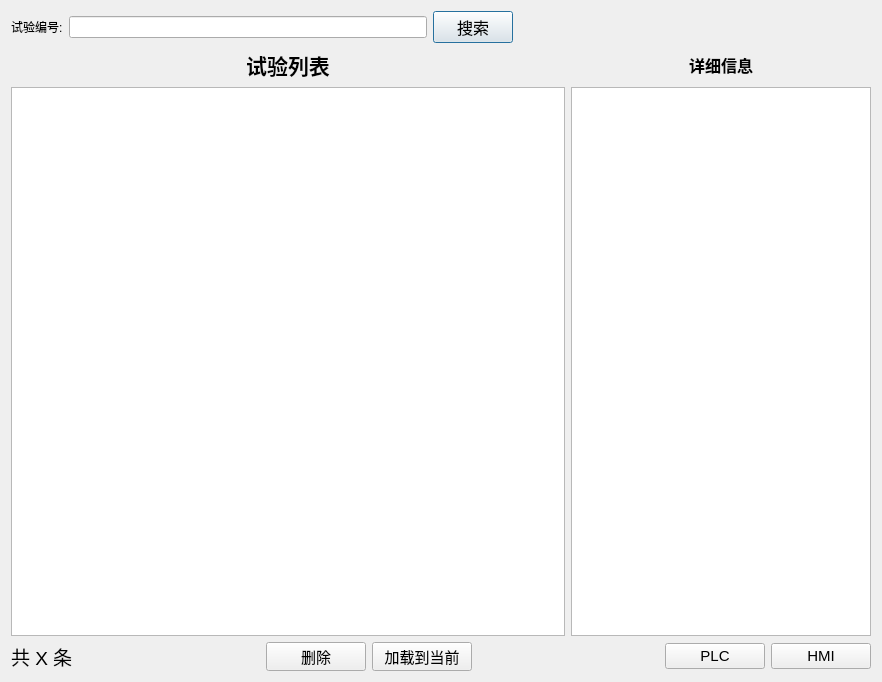
<?xml version="1.0" encoding="UTF-8"?>
<ui version="4.0">
 <class>BrowseExperimentDialog</class>
 <widget class="QDialog" name="BrowseExperimentDialog">
  <property name="geometry">
   <rect>
    <x>0</x>
    <y>0</y>
    <width>882</width>
    <height>682</height>
   </rect>
  </property>
  <property name="windowTitle">
   <string>浏览试验</string>
  </property>
  <property name="windowIcon">
   <iconset resource="../Images/image.qrc">
    <normaloff>:/images/images/screen.png</normaloff>:/images/images/screen.png</iconset>
  </property>
  <layout class="QHBoxLayout" name="horizontalLayout_3">
   <item>
    <layout class="QVBoxLayout" name="verticalLayout">
     <item>
      <layout class="QHBoxLayout" name="horizontalLayout">
       <item>
        <widget class="QLabel" name="label">
         <property name="text">
          <string>试验编号:</string>
         </property>
        </widget>
       </item>
       <item>
        <widget class="QLineEdit" name="lineEdit"/>
       </item>
       <item>
        <widget class="QPushButton" name="pushButton">
         <property name="minimumSize">
          <size>
           <width>80</width>
           <height>23</height>
          </size>
         </property>
         <property name="font">
          <font>
           <pointsize>12</pointsize>
          </font>
         </property>
         <property name="text">
          <string>搜索</string>
         </property>
        </widget>
       </item>
       <item>
        <spacer name="horizontalSpacer_3">
         <property name="orientation">
          <enum>Qt::Horizontal</enum>
         </property>
         <property name="sizeHint" stdset="0">
          <size>
           <width>40</width>
           <height>20</height>
          </size>
         </property>
        </spacer>
       </item>
      </layout>
     </item>
     <item>
      <layout class="QGridLayout" name="gridLayout">
       <item row="0" column="0">
        <widget class="QLabel" name="label_2">
         <property name="font">
          <font>
           <pointsize>16</pointsize>
           <bold>true</bold>
          </font>
         </property>
         <property name="text">
          <string>&lt;html&gt;&lt;head/&gt;&lt;body&gt;&lt;p align=&quot;center&quot;&gt;试验列表&lt;/p&gt;&lt;/body&gt;&lt;/html&gt;</string>
         </property>
        </widget>
       </item>
       <item row="0" column="1">
        <widget class="QLabel" name="label_3">
         <property name="font">
          <font>
           <pointsize>12</pointsize>
           <bold>true</bold>
          </font>
         </property>
         <property name="text">
          <string>&lt;html&gt;&lt;head/&gt;&lt;body&gt;&lt;p align=&quot;center&quot;&gt;详细信息&lt;/p&gt;&lt;/body&gt;&lt;/html&gt;</string>
         </property>
        </widget>
       </item>
       <item row="1" column="0">
        <widget class="QTableView" name="tableView">
         <property name="minimumSize">
          <size>
           <width>500</width>
           <height>0</height>
          </size>
         </property>
        </widget>
       </item>
       <item row="1" column="1">
        <widget class="QTableView" name="tableView_2">
         <property name="minimumSize">
          <size>
           <width>300</width>
           <height>0</height>
          </size>
         </property>
         <property name="maximumSize">
          <size>
           <width>300</width>
           <height>16777215</height>
          </size>
         </property>
        </widget>
       </item>
      </layout>
     </item>
     <item>
      <layout class="QHBoxLayout" name="horizontalLayout_2">
       <item>
        <widget class="QLabel" name="label_4">
         <property name="font">
          <font>
           <pointsize>14</pointsize>
          </font>
         </property>
         <property name="text">
          <string>共 X 条</string>
         </property>
        </widget>
       </item>
       <item>
        <spacer name="horizontalSpacer_2">
         <property name="orientation">
          <enum>Qt::Horizontal</enum>
         </property>
         <property name="sizeHint" stdset="0">
          <size>
           <width>40</width>
           <height>20</height>
          </size>
         </property>
        </spacer>
       </item>
       <item>
        <widget class="QPushButton" name="pushButton_3">
         <property name="minimumSize">
          <size>
           <width>100</width>
           <height>23</height>
          </size>
         </property>
         <property name="font">
          <font>
           <pointsize>11</pointsize>
          </font>
         </property>
         <property name="text">
          <string>删除</string>
         </property>
        </widget>
       </item>
       <item>
        <widget class="QPushButton" name="pushButton_2">
         <property name="minimumSize">
          <size>
           <width>100</width>
           <height>23</height>
          </size>
         </property>
         <property name="font">
          <font>
           <pointsize>11</pointsize>
          </font>
         </property>
         <property name="text">
          <string>加载到当前</string>
         </property>
        </widget>
       </item>
       <item>
        <spacer name="horizontalSpacer">
         <property name="orientation">
          <enum>Qt::Horizontal</enum>
         </property>
         <property name="sizeHint" stdset="0">
          <size>
           <width>40</width>
           <height>20</height>
          </size>
         </property>
        </spacer>
       </item>
       <item>
        <widget class="QPushButton" name="pushButton_4">
         <property name="minimumSize">
          <size>
           <width>100</width>
           <height>23</height>
          </size>
         </property>
         <property name="font">
          <font>
           <pointsize>11</pointsize>
          </font>
         </property>
         <property name="text">
          <string>PLC</string>
         </property>
        </widget>
       </item>
       <item>
        <widget class="QPushButton" name="pushButton_5">
         <property name="minimumSize">
          <size>
           <width>100</width>
           <height>23</height>
          </size>
         </property>
         <property name="font">
          <font>
           <pointsize>11</pointsize>
          </font>
         </property>
         <property name="text">
          <string>HMI</string>
         </property>
        </widget>
       </item>
      </layout>
     </item>
    </layout>
   </item>
  </layout>
 </widget>
 <resources>
  <include location="../Images/image.qrc"/>
 </resources>
 <connections/>
</ui>
